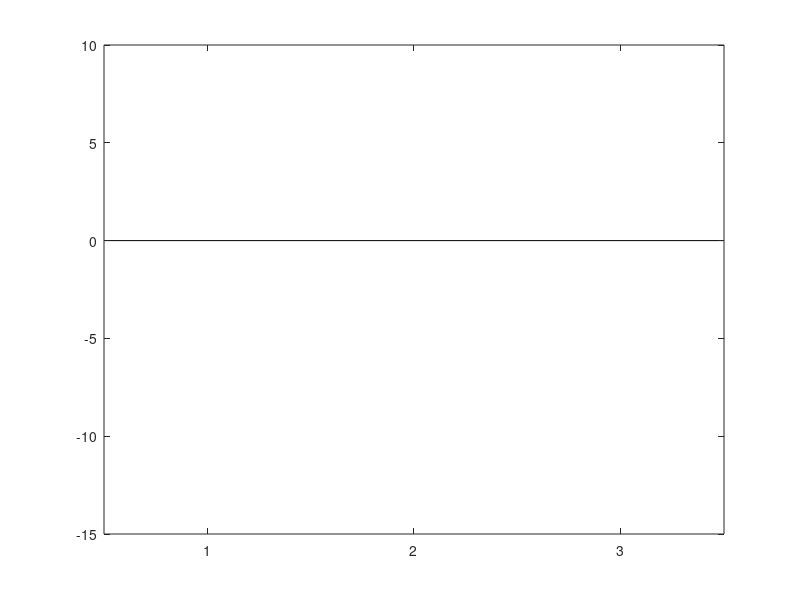

Recreate this plot in MATLAB.
%% User parameters

% define colours
% top row defines colours when > 0, bottom row when < 0. Each column is a
% different bar number within each group.
colours =   {1   2   3   4;
             1.1 2.1 3.1 6.1}
         
% DO NOT EDIT BELOW THIS POINT         
%% Plot data
close all
Y = [-1 2 -3 4;
    5 -6 7 8;
    9 10 -11 -12];
hBar = bar(Y);

%% Colour bars  
% init
nGroups = size(Y,1);
nBars = size(Y,2);
for bid = 1:nBars
    % get the bid'th bar in each group (e.g. the leftmost column in each
    % group)
    ch = get(hBar(bid),'children');
    % calc colours
    colour = nan(1,3);
    for gid = 1:nGroups
        wasCorrect = Y(gid,bid) > 0;
        colour(gid) = colours{wasCorrect+1, bid};
    end
    % set colours
    cd=repmat(colour,5,1);
    cd=[cd(:);nan];
    set(ch,'facevertexcdata',cd);
end